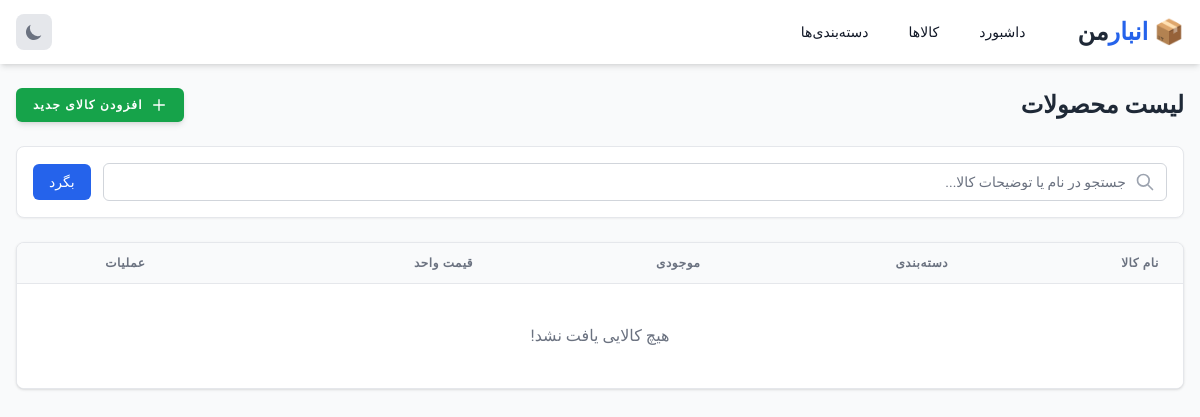
/products/, run on an earlier commit of the app's database.
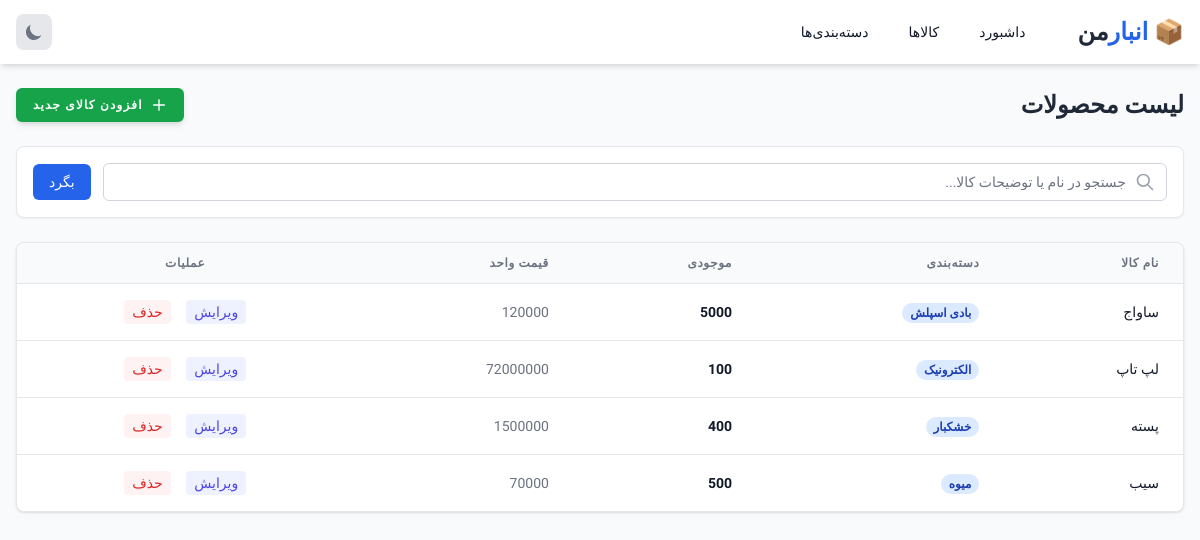
And on a later commit of the database.
### inventory/models.py (models this page shows, shortened)
class Product(models.Model):
    category = models.ForeignKey(Category, on_delete=models.SET_NULL, null=True, blank=True, verbose_name="دسته‌بندی")
    name = models.CharField(max_length=200, verbose_name="نام کالا")
    description = models.TextField(blank=True, verbose_name="توضیحات")
    quantity = models.PositiveIntegerField(default=0, verbose_name="موجودی")
    price = models.DecimalField(max_digits=12, decimal_places=0, verbose_name="قیمت (تومان)")
    low_stock_threshold = models.PositiveIntegerField(default=5, verbose_name="حد هشدار موجودی")
    created_at = models.DateTimeField(auto_now_add=True)
    updated_at = models.DateTimeField(auto_now=True)
    @property
    def is_low_stock(self):
        return self.quantity <= self.low_stock_threshold

class Category(models.Model):
    name = models.CharField(max_length=100, verbose_name="نام دسته‌بندی")
    class Meta:
        verbose_name_plural = "Categories"

### inventory/views.py (the view)
# urls.py: path('products/', views.product_list, name='product_list'),
def product_list(request):
    query = request.GET.get('q')
    products = Product.objects.all().order_by('-created_at')
    if query:
        products = products.filter(
            Q(name__icontains=query) |
            Q(description__icontains=query)
        )
    return render(request, 'inventory/product_list.html', {'products': products, 'query': query})

### inventory/templates/inventory/product_list.html (shortened to what this page needs)
{% extends 'inventory/base.html' %}
{% block content %}
<div class="md:flex md:items-center md:justify-between mb-6">
    <h2 class="text-2xl font-bold text-gray-800 mb-4 md:mb-0">لیست محصولات</h2>
    <a href="{% url 'product_create' %}" class="inline-flex items-center px-4 py-2 bg-green-600 border border-transparent rounded-md font-semibold text-xs text-white uppercase tracking-widest hover:bg-green-700 focus:bg-green-700 active:bg-green-900 focus:outline-none focus:ring-2 focus:ring-indigo-500 focus:ring-offset-2 transition ease-in-out duration-150 shadow-md">
        <svg class="w-4 h-4 ml-2" fill="none" stroke="currentColor" viewBox="0 0 24 24"><path stroke-linecap="round" stroke-linejoin="round" stroke-width="2" d="M12 4v16m8-8H4"></path></svg>
        افزودن کالای جدید
    </a>
</div>
<div class="bg-white rounded-lg shadow-sm p-4 mb-6 border border-gray-200">
    <form method="get" class="relative">
        <div class="flex items-center">
            <div class="absolute inset-y-0 right-0 pr-3 flex items-center pointer-events-none">
            </div>
            <input type="text" name="q" value="{{ query|default:'' }}"
                   class="block w-full pr-10 pl-4 py-2 border border-gray-300 rounded-md leading-5 bg-white placeholder-gray-500 focus:outline-none focus:placeholder-gray-400 focus:ring-1 focus:ring-blue-500 focus:border-blue-500 sm:text-sm transition duration-150 ease-in-out"
                   placeholder="جستجو در نام یا توضیحات کالا...">
            <button type="submit" class="mr-3 px-4 py-2 bg-blue-600 text-white rounded-md hover:bg-blue-700 text-sm font-medium transition">
                بگرد
            </button>
        </div>
    </form>
</div>
<div class="bg-white shadow overflow-hidden rounded-lg border border-gray-200">
    <div class="overflow-x-auto">
        <table class="min-w-full divide-y divide-gray-200">
            <thead class="bg-gray-50">
                <tr>
                    <th scope="col" class="px-6 py-3 text-right text-xs font-bold text-gray-500 uppercase tracking-wider">نام کالا</th>
                    <th scope="col" class="px-6 py-3 text-right text-xs font-bold text-gray-500 uppercase tracking-wider">دسته‌بندی</th>
                    <th scope="col" class="px-6 py-3 text-right text-xs font-bold text-gray-500 uppercase tracking-wider">موجودی</th>
                    <th scope="col" class="px-6 py-3 text-right text-xs font-bold text-gray-500 uppercase tracking-wider">قیمت واحد</th>
                    <th scope="col" class="px-6 py-3 text-center text-xs font-bold text-gray-500 uppercase tracking-wider">عملیات</th>
                </tr>
            </thead>
            <tbody class="bg-white divide-y divide-gray-200">
                {% for product in products %}
                <tr class="hover:bg-gray-50 transition duration-150 {% if product.is_low_stock %}bg-red-50{% endif %}">
                    <td class="px-6 py-4 whitespace-nowrap">
                        <div class="text-sm font-medium text-gray-900">{{ product.name }}</div>
                    </td>
                    <td class="px-6 py-4 whitespace-nowrap">
                        <span class="px-2 inline-flex text-xs leading-5 font-semibold rounded-full bg-blue-100 text-blue-800">
                            {{ product.category.name|default:"--" }}
                        </span>
                    </td>
                    <td class="px-6 py-4 whitespace-nowrap">
                        {% if product.is_low_stock %}
                            <span class="px-2 inline-flex text-xs leading-5 font-semibold rounded-full bg-red-100 text-red-800 animate-pulse">
                                {{ product.quantity }} (کم!)
                            </span>
                        {% else %}
                            <span class="text-sm text-gray-900 font-bold">{{ product.quantity }}</span>
                        {% endif %}
                    </td>
                    <td class="px-6 py-4 whitespace-nowrap text-sm text-gray-500">
                        {{ product.price }}
                    </td>
                    <td class="px-6 py-4 whitespace-nowrap text-center text-sm font-medium">
                        <a href="{% url 'product_update' product.pk %}" class="text-indigo-600 hover:text-indigo-900 ml-3 bg-indigo-50 px-2 py-1 rounded hover:bg-indigo-100 transition">ویرایش</a>
                        <a href="{% url 'product_delete' product.pk %}" class="text-red-600 hover:text-red-900 bg-red-50 px-2 py-1 rounded hover:bg-red-100 transition">حذف</a>
                    </td>
                </tr>
                {% empty %}
                <tr>
                    <td colspan="5" class="px-6 py-10 text-center text-gray-500">
                        <p>هیچ کالایی یافت نشد!</p>
                    </td>
                </tr>
                {% endfor %}
            </tbody>
        </table>
    </div>
</div>
{% endblock %}

### inventory/templates/inventory/base.html (shortened to what this page needs)
<!DOCTYPE html>
<html lang="fa" dir="rtl" class="light">
<head>
    <script src="https://cdn.tailwindcss.com"></script>
</head>
<body class="bg-gray-50 text-gray-900 dark:bg-gray-900 dark:text-gray-100 transition-colors duration-300">
    <nav class="bg-white dark:bg-gray-800 shadow-md sticky top-0 z-50 transition-colors duration-300">
        <div class="max-w-7xl mx-auto px-4">
            <div class="flex justify-between h-16">
                <div class="flex items-center gap-4">
                    <a href="{% url 'dashboard' %}" class="text-2xl font-black text-blue-600 dark:text-blue-400">
                        📦 انبار<span class="text-gray-800 dark:text-gray-200">من</span>
                    </a>
                    <div class="hidden md:flex space-x-4 space-x-reverse mr-6">
                        <a href="{% url 'dashboard' %}" class="px-3 py-2 rounded-md text-sm font-medium hover:bg-gray-100 dark:hover:bg-gray-700">داشبورد</a>
                        <a href="{% url 'product_list' %}" class="px-3 py-2 rounded-md text-sm font-medium hover:bg-gray-100 dark:hover:bg-gray-700">کالاها</a>
                        <a href="{% url 'category_create' %}" class="px-3 py-2 rounded-md text-sm font-medium hover:bg-gray-100 dark:hover:bg-gray-700">دسته‌بندی‌ها</a>
                    </div>
                </div>
                <div class="flex items-center">
                    <button id="theme-toggle" class="p-2 rounded-lg bg-gray-200 dark:bg-gray-700 text-gray-500 dark:text-gray-400 focus:outline-none focus:ring-2 focus:ring-gray-300">
                        <svg id="theme-toggle-dark-icon" class="hidden w-5 h-5" fill="currentColor" viewBox="0 0 20 20"><path d="M17.293 13.293A8 8 0 016.707 2.707a8.001 8.001 0 1010.586 10.586z"></path></svg>
                    </button>
                </div>
            </div>
        </div>
    </nav>
    <div class="max-w-7xl mx-auto px-4 py-6">
        {% block content %}
        {% endblock %}
    </div>
</body>
</html>

### inventory/templates/inventory/base.html (style rules this page uses)
body { font-family: 'Vazirmatn', sans-serif; }

What changed in the data, as far as the page shows it:
added Product: name "ساواج", category.name "بادی اسپلش", quantity "5000", price "120000"
added Product: name "لپ تاپ", category.name "الکترونیک", quantity "100", price "72000000"
added Product: name "پسته", category.name "خشکبار", quantity "400", price "1500000"
added Product: name "سیب", category.name "میوه", quantity "500", price "70000"
Also different on the page:
text no longer shown: "هیچ کالایی یافت نشد!"
